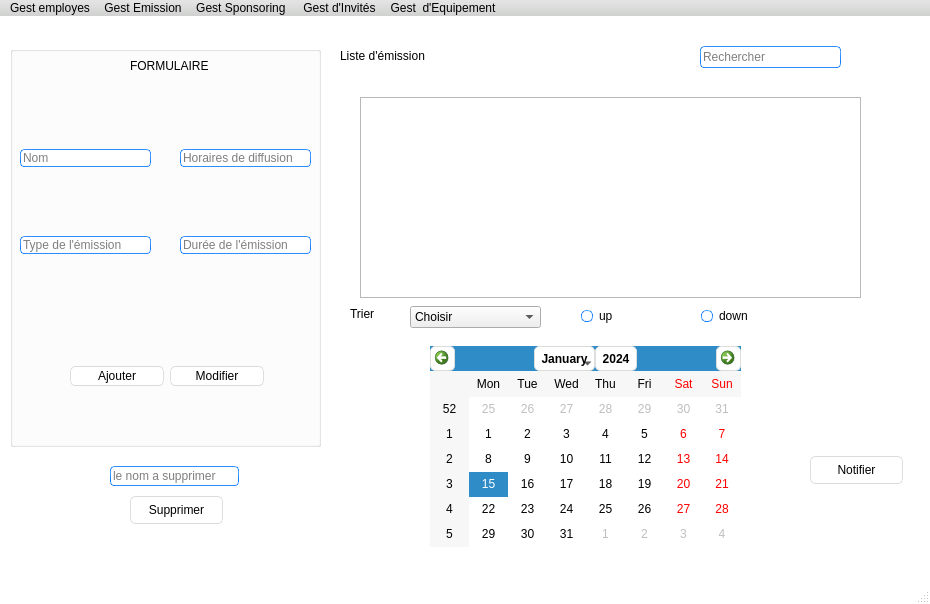
<?xml version="1.0" encoding="UTF-8"?>
<ui version="4.0">
 <class>MainWindow</class>
 <widget class="QMainWindow" name="MainWindow">
  <property name="geometry">
   <rect>
    <x>0</x>
    <y>0</y>
    <width>930</width>
    <height>604</height>
   </rect>
  </property>
  <property name="windowTitle">
   <string>SoundUP</string>
  </property>
  <property name="styleSheet">
   <string notr="true">QMainWindow {
	background-color:#ffffff;
}
QTextEdit {
	border-width: 1px;
	border-style: solid;
	border-color: qlineargradient(spread:pad, x1:0.5, y1:1, x2:0.5, y2:0, stop:0 rgba(0, 113, 255, 255), stop:1 rgba(91, 171, 252, 255));
}
QPlainTextEdit {
	border-width: 1px;
	border-style: solid;
	border-color: qlineargradient(spread:pad, x1:0.5, y1:1, x2:0.5, y2:0, stop:0 rgba(0, 113, 255, 255), stop:1 rgba(91, 171, 252, 255));
}
QToolButton {
	border-style: solid;
	border-top-color: qlineargradient(spread:pad, x1:0.5, y1:1, x2:0.5, y2:0, stop:0 rgb(215, 215, 215), stop:1 rgb(222, 222, 222));
	border-right-color: qlineargradient(spread:pad, x1:0, y1:0.5, x2:1, y2:0.5, stop:0 rgb(217, 217, 217), stop:1 rgb(227, 227, 227));
	border-left-color: qlineargradient(spread:pad, x1:0, y1:0.5, x2:1, y2:0.5, stop:0 rgb(227, 227, 227), stop:1 rgb(217, 217, 217));
	border-bottom-color: qlineargradient(spread:pad, x1:0.5, y1:1, x2:0.5, y2:0, stop:0 rgb(215, 215, 215), stop:1 rgb(222, 222, 222));
	border-width: 1px;
	border-radius: 5px;
	color: rgb(0,0,0);
	padding: 2px;
	background-color: rgb(255,255,255);
}
QToolButton:hover{
	border-style: solid;
	border-top-color: qlineargradient(spread:pad, x1:0.5, y1:1, x2:0.5, y2:0, stop:0 rgb(195, 195, 195), stop:1 rgb(222, 222, 222));
	border-right-color: qlineargradient(spread:pad, x1:0, y1:0.5, x2:1, y2:0.5, stop:0 rgb(197, 197, 197), stop:1 rgb(227, 227, 227));
	border-left-color: qlineargradient(spread:pad, x1:0, y1:0.5, x2:1, y2:0.5, stop:0 rgb(227, 227, 227), stop:1 rgb(197, 197, 197));
	border-bottom-color: qlineargradient(spread:pad, x1:0.5, y1:1, x2:0.5, y2:0, stop:0 rgb(195, 195, 195), stop:1 rgb(222, 222, 222));
	border-width: 1px;
	border-radius: 5px;
	color: rgb(0,0,0);
	padding: 2px;
	background-color: rgb(255,255,255);
}
QToolButton:pressed{
	border-style: solid;
	border-top-color: qlineargradient(spread:pad, x1:0.5, y1:1, x2:0.5, y2:0, stop:0 rgb(215, 215, 215), stop:1 rgb(222, 222, 222));
	border-right-color: qlineargradient(spread:pad, x1:0, y1:0.5, x2:1, y2:0.5, stop:0 rgb(217, 217, 217), stop:1 rgb(227, 227, 227));
	border-left-color: qlineargradient(spread:pad, x1:0, y1:0.5, x2:1, y2:0.5, stop:0 rgb(227, 227, 227), stop:1 rgb(217, 217, 217));
	border-bottom-color: qlineargradient(spread:pad, x1:0.5, y1:1, x2:0.5, y2:0, stop:0 rgb(215, 215, 215), stop:1 rgb(222, 222, 222));
	border-width: 1px;
	border-radius: 5px;
	color: rgb(0,0,0);
	padding: 2px;
	background-color: rgb(142,142,142);
}
QPushButton{
	border-style: solid;
	border-top-color: qlineargradient(spread:pad, x1:0.5, y1:1, x2:0.5, y2:0, stop:0 rgb(215, 215, 215), stop:1 rgb(222, 222, 222));
	border-right-color: qlineargradient(spread:pad, x1:0, y1:0.5, x2:1, y2:0.5, stop:0 rgb(217, 217, 217), stop:1 rgb(227, 227, 227));
	border-left-color: qlineargradient(spread:pad, x1:0, y1:0.5, x2:1, y2:0.5, stop:0 rgb(227, 227, 227), stop:1 rgb(217, 217, 217));
	border-bottom-color: qlineargradient(spread:pad, x1:0.5, y1:1, x2:0.5, y2:0, stop:0 rgb(215, 215, 215), stop:1 rgb(222, 222, 222));
	border-width: 1px;
	border-radius: 5px;
	color: rgb(0,0,0);
	padding: 2px;
	background-color: rgb(255,255,255);
}
QPushButton::default{
	border-style: solid;
	border-top-color: qlineargradient(spread:pad, x1:0.5, y1:1, x2:0.5, y2:0, stop:0 rgb(215, 215, 215), stop:1 rgb(222, 222, 222));
	border-right-color: qlineargradient(spread:pad, x1:0, y1:0.5, x2:1, y2:0.5, stop:0 rgb(217, 217, 217), stop:1 rgb(227, 227, 227));
	border-left-color: qlineargradient(spread:pad, x1:0, y1:0.5, x2:1, y2:0.5, stop:0 rgb(227, 227, 227), stop:1 rgb(217, 217, 217));
	border-bottom-color: qlineargradient(spread:pad, x1:0.5, y1:1, x2:0.5, y2:0, stop:0 rgb(215, 215, 215), stop:1 rgb(222, 222, 222));
	border-width: 1px;
	border-radius: 5px;
	color: rgb(0,0,0);
	padding: 2px;
	background-color: rgb(255,255,255);
}
QPushButton:hover{
	border-style: solid;
	border-top-color: qlineargradient(spread:pad, x1:0.5, y1:1, x2:0.5, y2:0, stop:0 rgb(195, 195, 195), stop:1 rgb(222, 222, 222));
	border-right-color: qlineargradient(spread:pad, x1:0, y1:0.5, x2:1, y2:0.5, stop:0 rgb(197, 197, 197), stop:1 rgb(227, 227, 227));
	border-left-color: qlineargradient(spread:pad, x1:0, y1:0.5, x2:1, y2:0.5, stop:0 rgb(227, 227, 227), stop:1 rgb(197, 197, 197));
	border-bottom-color: qlineargradient(spread:pad, x1:0.5, y1:1, x2:0.5, y2:0, stop:0 rgb(195, 195, 195), stop:1 rgb(222, 222, 222));
	border-width: 1px;
	border-radius: 5px;
	color: rgb(0,0,0);
	padding: 2px;
	background-color: rgb(255,255,255);
}
QPushButton:pressed{
	border-style: solid;
	border-top-color: qlineargradient(spread:pad, x1:0.5, y1:1, x2:0.5, y2:0, stop:0 rgb(215, 215, 215), stop:1 rgb(222, 222, 222));
	border-right-color: qlineargradient(spread:pad, x1:0, y1:0.5, x2:1, y2:0.5, stop:0 rgb(217, 217, 217), stop:1 rgb(227, 227, 227));
	border-left-color: qlineargradient(spread:pad, x1:0, y1:0.5, x2:1, y2:0.5, stop:0 rgb(227, 227, 227), stop:1 rgb(217, 217, 217));
	border-bottom-color: qlineargradient(spread:pad, x1:0.5, y1:1, x2:0.5, y2:0, stop:0 rgb(215, 215, 215), stop:1 rgb(222, 222, 222));
	border-width: 1px;
	border-radius: 5px;
	color: rgb(0,0,0);
	padding: 2px;
	background-color: rgb(142,142,142);
}
QPushButton:disabled{
	border-style: solid;
	border-top-color: qlineargradient(spread:pad, x1:0.5, y1:1, x2:0.5, y2:0, stop:0 rgb(215, 215, 215), stop:1 rgb(222, 222, 222));
	border-right-color: qlineargradient(spread:pad, x1:0, y1:0.5, x2:1, y2:0.5, stop:0 rgb(217, 217, 217), stop:1 rgb(227, 227, 227));
	border-left-color: qlineargradient(spread:pad, x1:0, y1:0.5, x2:1, y2:0.5, stop:0 rgb(227, 227, 227), stop:1 rgb(217, 217, 217));
	border-bottom-color: qlineargradient(spread:pad, x1:0.5, y1:1, x2:0.5, y2:0, stop:0 rgb(215, 215, 215), stop:1 rgb(222, 222, 222));
	border-width: 1px;
	border-radius: 5px;
	color: #808086;
	padding: 2px;
	background-color: rgb(142,142,142);
}
QLineEdit {
	border-width: 1px; border-radius: 4px;
	border-style: solid;
	border-color: qlineargradient(spread:pad, x1:0.5, y1:1, x2:0.5, y2:0, stop:0 rgba(0, 113, 255, 255), stop:1 rgba(91, 171, 252, 255));
}
QLabel {
	color: #000000;
}
QLCDNumber {
	color: rgb(0, 113, 255, 255);
}
QProgressBar {
	text-align: center;
	color: rgb(240, 240, 240);
	border-width: 1px; 
	border-radius: 10px;
	border-color: rgb(230, 230, 230);
	border-style: solid;
	background-color:rgb(207,207,207);
}
QProgressBar::chunk {
	background-color: qlineargradient(spread:pad, x1:0.5, y1:1, x2:0.5, y2:0, stop:0 rgba(49, 147, 250, 255), stop:1 rgba(34, 142, 255, 255));
	border-radius: 10px;
}
QMenuBar {
	background-color: qlineargradient(spread:pad, x1:0.5, y1:1, x2:0.5, y2:0, stop:0 rgba(207, 209, 207, 255), stop:1 rgba(230, 229, 230, 255));
}
QMenuBar::item {
	color: #000000;
  	spacing: 3px;
  	padding: 1px 4px;
	background-color: qlineargradient(spread:pad, x1:0.5, y1:1, x2:0.5, y2:0, stop:0 rgba(207, 209, 207, 255), stop:1 rgba(230, 229, 230, 255));
}

QMenuBar::item:selected {
  	background-color: qlineargradient(spread:pad, x1:0.5, y1:1, x2:0.5, y2:0, stop:0 rgba(0, 113, 255, 255), stop:1 rgba(91, 171, 252, 255));
	color: #FFFFFF;
}
QMenu::item:selected {
	border-style: solid;
	border-top-color: transparent;
	border-right-color: transparent;
	border-left-color: qlineargradient(spread:pad, x1:0.5, y1:1, x2:0.5, y2:0, stop:0 rgba(0, 113, 255, 255), stop:1 rgba(91, 171, 252, 255));
	border-bottom-color: transparent;
	border-left-width: 2px;
	color: #000000;
	padding-left:15px;
	padding-top:4px;
	padding-bottom:4px;
	padding-right:7px;
}
QMenu::item {
	border-style: solid;
	border-top-color: transparent;
	border-right-color: transparent;
	border-left-color: transparent;
	border-bottom-color: transparent;
	border-bottom-width: 1px;
	color: #000000;
	padding-left:17px;
	padding-top:4px;
	padding-bottom:4px;
	padding-right:7px;
}
QTabWidget {
	color:rgb(0,0,0);
	background-color:#000000;
}
QTabWidget::pane {
		border-color: rgb(223,223,223);
		background-color:rgb(226,226,226);
		border-style: solid;
		border-width: 2px;
    	border-radius: 6px;
}
QTabBar::tab:first {
	border-style: solid;
	border-left-width:1px;
	border-right-width:0px;
	border-top-width:1px;
	border-bottom-width:1px;
	border-top-color: rgb(209,209,209);
	border-left-color: qlineargradient(spread:pad, x1:0.5, y1:1, x2:0.5, y2:0, stop:0 rgba(209, 209, 209, 209), stop:1 rgba(229, 229, 229, 229));
	border-bottom-color: rgb(229,229,229);
	border-top-left-radius: 4px;
	border-bottom-left-radius: 4px;
	color: #000000;
	padding: 3px;
	margin-left:0px;
	background-color: qlineargradient(spread:pad, x1:0.5, y1:1, x2:0.5, y2:0, stop:0 rgba(247, 247, 247, 255), stop:1 rgba(255, 255, 255, 255));
}
QTabBar::tab:last {
	border-style: solid;
	border-width:1px;
	border-top-color: rgb(209,209,209);
	border-left-color: qlineargradient(spread:pad, x1:0.5, y1:1, x2:0.5, y2:0, stop:0 rgba(209, 209, 209, 209), stop:1 rgba(229, 229, 229, 229));
	border-right-color: qlineargradient(spread:pad, x1:0.5, y1:1, x2:0.5, y2:0, stop:0 rgba(209, 209, 209, 209), stop:1 rgba(229, 229, 229, 229));
	border-bottom-color: rgb(229,229,229);
	border-top-right-radius: 4px;
	border-bottom-right-radius: 4px;
	color: #000000;
	padding: 3px;
	margin-left:0px;
	background-color: qlineargradient(spread:pad, x1:0.5, y1:1, x2:0.5, y2:0, stop:0 rgba(247, 247, 247, 255), stop:1 rgba(255, 255, 255, 255));
}
QTabBar::tab {
	border-style: solid;
	border-top-width:1px;
	border-bottom-width:1px;
	border-left-width:1px;
	border-top-color: rgb(209,209,209);
	border-left-color: qlineargradient(spread:pad, x1:0.5, y1:1, x2:0.5, y2:0, stop:0 rgba(209, 209, 209, 209), stop:1 rgba(229, 229, 229, 229));
	border-bottom-color: rgb(229,229,229);
	color: #000000;
	padding: 3px;
	margin-left:0px;
	background-color: qlineargradient(spread:pad, x1:0.5, y1:1, x2:0.5, y2:0, stop:0 rgba(247, 247, 247, 255), stop:1 rgba(255, 255, 255, 255));
}
QTabBar::tab:selected, QTabBar::tab:last:selected, QTabBar::tab:hover {
  	border-style: solid;
  	border-left-width:1px;
	border-right-color: transparent;
	border-top-color: rgb(209,209,209);
	border-left-color: qlineargradient(spread:pad, x1:0.5, y1:1, x2:0.5, y2:0, stop:0 rgba(209, 209, 209, 209), stop:1 rgba(229, 229, 229, 229));
	border-bottom-color: rgb(229,229,229);
	color: #FFFFFF;
	padding: 3px;
	margin-left:0px;
	background-color: qlineargradient(spread:pad, x1:0.5, y1:1, x2:0.5, y2:0, stop:0 rgba(0, 113, 255, 255), stop:1 rgba(91, 171, 252, 255));
}

QTabBar::tab:selected, QTabBar::tab:first:selected, QTabBar::tab:hover {
  	border-style: solid;
  	border-left-width:1px;
  	border-bottom-width:1px;
  	border-top-width:1px;
	border-right-color: transparent;
	border-top-color: rgb(209,209,209);
	border-left-color: qlineargradient(spread:pad, x1:0.5, y1:1, x2:0.5, y2:0, stop:0 rgba(209, 209, 209, 209), stop:1 rgba(229, 229, 229, 229));
	border-bottom-color: rgb(229,229,229);
	color: #FFFFFF;
	padding: 3px;
	margin-left:0px;
	background-color: qlineargradient(spread:pad, x1:0.5, y1:1, x2:0.5, y2:0, stop:0 rgba(0, 113, 255, 255), stop:1 rgba(91, 171, 252, 255));
}

QCheckBox {
	color: #000000;
	padding: 2px;
}
QCheckBox:disabled {
	color: #808086;
	padding: 2px;
}

QCheckBox:hover {
	border-radius:4px;
	border-style:solid;
	padding-left: 1px;
	padding-right: 1px;
	padding-bottom: 1px;
	padding-top: 1px;
	border-width:1px;
	border-color: transparent;
}
QCheckBox::indicator:checked {

	height: 10px;
	width: 10px;
	border-style:solid;
	border-width: 1px;
	border-color: qlineargradient(spread:pad, x1:0.5, y1:1, x2:0.5, y2:0, stop:0 rgba(0, 113, 255, 255), stop:1 rgba(91, 171, 252, 255));
	color: #000000;
	background-color: qlineargradient(spread:pad, x1:0.5, y1:1, x2:0.5, y2:0, stop:0 rgba(0, 113, 255, 255), stop:1 rgba(91, 171, 252, 255));
}
QCheckBox::indicator:unchecked {

	height: 10px;
	width: 10px;
	border-style:solid;
	border-width: 1px;
	border-color: qlineargradient(spread:pad, x1:0.5, y1:1, x2:0.5, y2:0, stop:0 rgba(0, 113, 255, 255), stop:1 rgba(91, 171, 252, 255));
	color: #000000;
}
QRadioButton {
	color: 000000;
	padding: 1px;
}
QRadioButton::indicator:checked {
	height: 10px;
	width: 10px;
	border-style:solid;
	border-radius:5px;
	border-width: 1px;
	border-color: qlineargradient(spread:pad, x1:0.5, y1:1, x2:0.5, y2:0, stop:0 rgba(0, 113, 255, 255), stop:1 rgba(91, 171, 252, 255));
	color: #a9b7c6;
	background-color: qlineargradient(spread:pad, x1:0.5, y1:1, x2:0.5, y2:0, stop:0 rgba(0, 113, 255, 255), stop:1 rgba(91, 171, 252, 255));
}
QRadioButton::indicator:!checked {
	height: 10px;
	width: 10px;
	border-style:solid;
	border-radius:5px;
	border-width: 1px;
	border-color: qlineargradient(spread:pad, x1:0.5, y1:1, x2:0.5, y2:0, stop:0 rgba(0, 113, 255, 255), stop:1 rgba(91, 171, 252, 255));
	color: #a9b7c6;
	background-color: transparent;
}
QStatusBar {
	color:#027f7f;
}
QSpinBox {
	border-style: solid;
	border-width: 1px;
	border-color: qlineargradient(spread:pad, x1:0.5, y1:1, x2:0.5, y2:0, stop:0 rgba(0, 113, 255, 255), stop:1 rgba(91, 171, 252, 255));
}
QDoubleSpinBox {
	border-style: solid;
	border-width: 1px;
	border-color: qlineargradient(spread:pad, x1:0.5, y1:1, x2:0.5, y2:0, stop:0 rgba(0, 113, 255, 255), stop:1 rgba(91, 171, 252, 255));
}
QTimeEdit {
	border-style: solid;
	border-width: 1px;
	border-color: qlineargradient(spread:pad, x1:0.5, y1:1, x2:0.5, y2:0, stop:0 rgba(0, 113, 255, 255), stop:1 rgba(91, 171, 252, 255));
}
QDateTimeEdit {
	border-style: solid;
	border-width: 1px;
	border-color: qlineargradient(spread:pad, x1:0.5, y1:1, x2:0.5, y2:0, stop:0 rgba(0, 113, 255, 255), stop:1 rgba(91, 171, 252, 255));
}
QDateEdit {
	border-style: solid;
	border-width: 1px;
	border-color: qlineargradient(spread:pad, x1:0.5, y1:1, x2:0.5, y2:0, stop:0 rgba(0, 113, 255, 255), stop:1 rgba(91, 171, 252, 255));
}

QToolBox {
	color: #a9b7c6;
	background-color:#000000;
}
QToolBox::tab {
	color: #a9b7c6;
	background-color:#000000;
}
QToolBox::tab:selected {
	color: #FFFFFF;
	background-color:#000000;
}
QScrollArea {
	color: #FFFFFF;
	background-color:#000000;
}
QSlider::groove:horizontal {
	height: 5px;
	background-color: qlineargradient(spread:pad, x1:0.5, y1:1, x2:0.5, y2:0, stop:0 rgba(49, 147, 250, 255), stop:1 rgba(34, 142, 255, 255));
}
QSlider::groove:vertical {
	width: 5px;
	background-color: qlineargradient(spread:pad, x1:0.5, y1:1, x2:0.5, y2:0, stop:0 rgba(49, 147, 250, 255), stop:1 rgba(34, 142, 255, 255));
}
QSlider::handle:horizontal {
	background: rgb(253,253,253);
	border-style: solid;
	border-width: 1px;
	border-color: rgb(207,207,207);
	width: 12px;
	margin: -5px 0;
	border-radius: 7px;
}
QSlider::handle:vertical {
	background: rgb(253,253,253);
	border-style: solid;
	border-width: 1px;
	border-color: rgb(207,207,207);
	height: 12px;
	margin: 0 -5px;
	border-radius: 7px;
}
QSlider::add-page:horizontal {
    background: rgb(181,181,181);
}
QSlider::add-page:vertical {
    background: rgb(181,181,181);
}
QSlider::sub-page:horizontal {
    background-color: qlineargradient(spread:pad, x1:0.5, y1:1, x2:0.5, y2:0, stop:0 rgba(49, 147, 250, 255), stop:1 rgba(34, 142, 255, 255));
}
QSlider::sub-page:vertical {
    background-color: qlineargradient(spread:pad, y1:0.5, x1:1, y2:0.5, x2:0, stop:0 rgba(49, 147, 250, 255), stop:1 rgba(34, 142, 255, 255));
}
QScrollBar:horizontal {
	max-height: 20px;
	border: 1px transparent grey;
	margin: 0px 20px 0px 20px;
}
QScrollBar:vertical {
	max-width: 20px;
	border: 1px transparent grey;
	margin: 20px 0px 20px 0px;
}
QScrollBar::handle:horizontal {
	background: rgb(253,253,253);
	border-style: solid;
	border-width: 1px;
	border-color: rgb(207,207,207);
	border-radius: 7px;
	min-width: 25px;
}
QScrollBar::handle:horizontal:hover {
	background: rgb(253,253,253);
	border-style: solid;
	border-width: 1px;
	border-color: rgb(147, 200, 200);
	border-radius: 7px;
	min-width: 25px;
}
QScrollBar::handle:vertical {
	background: rgb(253,253,253);
	border-style: solid;
	border-width: 1px;
	border-color: rgb(207,207,207);
	border-radius: 7px;
	min-height: 25px;
}
QScrollBar::handle:vertical:hover {
	background: rgb(253,253,253);
	border-style: solid;
	border-width: 1px;
	border-color: rgb(147, 200, 200);
	border-radius: 7px;
	min-height: 25px;
}
QScrollBar::add-line:horizontal {
   border: 2px transparent grey;
   border-top-right-radius: 7px;
   border-bottom-right-radius: 7px;
   background: rgba(34, 142, 255, 255);
   width: 20px;
   subcontrol-position: right;
   subcontrol-origin: margin;
}
QScrollBar::add-line:horizontal:pressed {
   border: 2px transparent grey;
   border-top-right-radius: 7px;
   border-bottom-right-radius: 7px;
   background: rgb(181,181,181);
   width: 20px;
   subcontrol-position: right;
   subcontrol-origin: margin;
}
QScrollBar::add-line:vertical {
   border: 2px transparent grey;
   border-bottom-left-radius: 7px;
   border-bottom-right-radius: 7px;
   background: rgba(34, 142, 255, 255);
   height: 20px;
   subcontrol-position: bottom;
   subcontrol-origin: margin;
}
QScrollBar::add-line:vertical:pressed {
   border: 2px transparent grey;
   border-bottom-left-radius: 7px;
   border-bottom-right-radius: 7px;
   background: rgb(181,181,181);
   height: 20px;
   subcontrol-position: bottom;
   subcontrol-origin: margin;
}
QScrollBar::sub-line:horizontal {
   border: 2px transparent grey;
   border-top-left-radius: 7px;
   border-bottom-left-radius: 7px;
   background: rgba(34, 142, 255, 255);
   width: 20px;
   subcontrol-position: left;
   subcontrol-origin: margin;
}
QScrollBar::sub-line:horizontal:pressed {
   border: 2px transparent grey;
   border-top-left-radius: 7px;
   border-bottom-left-radius: 7px;
   background: rgb(181,181,181);
   width: 20px;
   subcontrol-position: left;
   subcontrol-origin: margin;
}
QScrollBar::sub-line:vertical {
   border: 2px transparent grey;
   border-top-left-radius: 7px;
   border-top-right-radius: 7px;
   background: rgba(34, 142, 255, 255);
   height: 20px;
   subcontrol-position: top;
   subcontrol-origin: margin;
}
QScrollBar::sub-line:vertical:pressed {
   border: 2px transparent grey;
   border-top-left-radius: 7px;
   border-top-right-radius: 7px;
   background: rgb(181,181,181);
   height: 20px;
   subcontrol-position: top;
   subcontrol-origin: margin;
}
QScrollBar::left-arrow:horizontal {
   border: 1px transparent grey;
   border-top-left-radius: 3px;
   border-bottom-left-radius: 3px;
   width: 6px;
   height: 6px;
   background: white;
}
QScrollBar::right-arrow:horizontal {
   border: 1px transparent grey;
   border-top-right-radius: 3px;
   border-bottom-right-radius: 3px;
   width: 6px;
   height: 6px;
   background: white;
}
QScrollBar::up-arrow:vertical {
   border: 1px transparent grey;
   border-top-left-radius: 3px;
   border-top-right-radius: 3px;
   width: 6px;
   height: 6px;
   background: white;
}
QScrollBar::down-arrow:vertical {
   border: 1px transparent grey;
   border-bottom-left-radius: 3px;
   border-bottom-right-radius: 3px;
   width: 6px;
   height: 6px;
   background: white;
}
QScrollBar::add-page:horizontal, QScrollBar::sub-page:horizontal {
   background: none;
}
QScrollBar::add-page:vertical, QScrollBar::sub-page:vertical {
   background: none;
}</string>
  </property>
  <widget class="QWidget" name="centralwidget">
   <widget class="QGroupBox" name="groupBox">
    <property name="geometry">
     <rect>
      <x>10</x>
      <y>30</y>
      <width>311</width>
      <height>401</height>
     </rect>
    </property>
    <property name="title">
     <string/>
    </property>
    <widget class="QWidget" name="verticalLayoutWidget">
     <property name="geometry">
      <rect>
       <x>10</x>
       <y>40</y>
       <width>131</width>
       <height>231</height>
      </rect>
     </property>
     <layout class="QVBoxLayout" name="verticalLayout">
      <item>
       <widget class="QLineEdit" name="le_nom">
        <property name="placeholderText">
         <string>Nom</string>
        </property>
       </widget>
      </item>
      <item>
       <widget class="QLineEdit" name="le_type">
        <property name="placeholderText">
         <string>Type de l'émission</string>
        </property>
       </widget>
      </item>
     </layout>
    </widget>
    <widget class="QWidget" name="verticalLayoutWidget_2">
     <property name="geometry">
      <rect>
       <x>170</x>
       <y>40</y>
       <width>131</width>
       <height>231</height>
      </rect>
     </property>
     <layout class="QVBoxLayout" name="verticalLayout_2">
      <item>
       <widget class="QLineEdit" name="le_horaire">
        <property name="placeholderText">
         <string>Horaires de diffusion</string>
        </property>
       </widget>
      </item>
      <item>
       <widget class="QLineEdit" name="le_duree">
        <property name="placeholderText">
         <string>Durée de l'émission </string>
        </property>
       </widget>
      </item>
     </layout>
    </widget>
    <widget class="QWidget" name="horizontalLayoutWidget">
     <property name="geometry">
      <rect>
       <x>60</x>
       <y>290</y>
       <width>194</width>
       <height>80</height>
      </rect>
     </property>
     <layout class="QHBoxLayout" name="horizontalLayout">
      <item>
       <widget class="QPushButton" name="pb_ajouter">
        <property name="text">
         <string>Ajouter</string>
        </property>
       </widget>
      </item>
      <item>
       <widget class="QPushButton" name="bt_modif">
        <property name="text">
         <string>Modifier</string>
        </property>
       </widget>
      </item>
     </layout>
    </widget>
    <widget class="QLabel" name="label_15">
     <property name="geometry">
      <rect>
       <x>120</x>
       <y>10</y>
       <width>81</width>
       <height>20</height>
      </rect>
     </property>
     <property name="text">
      <string>FORMULAIRE</string>
     </property>
    </widget>
   </widget>
   <widget class="QLabel" name="label_13">
    <property name="geometry">
     <rect>
      <x>340</x>
      <y>30</y>
      <width>171</width>
      <height>20</height>
     </rect>
    </property>
    <property name="text">
     <string>Liste d'émission</string>
    </property>
   </widget>
   <widget class="QComboBox" name="comboBox">
    <property name="geometry">
     <rect>
      <x>410</x>
      <y>290</y>
      <width>131</width>
      <height>22</height>
     </rect>
    </property>
    <item>
     <property name="text">
      <string>Choisir</string>
     </property>
    </item>
    <item>
     <property name="text">
      <string>Par Nom</string>
     </property>
    </item>
    <item>
     <property name="text">
      <string>Par Type</string>
     </property>
    </item>
    <item>
     <property name="text">
      <string>Par Horaire</string>
     </property>
    </item>
    <item>
     <property name="text">
      <string>Par Duree</string>
     </property>
    </item>
   </widget>
   <widget class="QLabel" name="label_14">
    <property name="geometry">
     <rect>
      <x>350</x>
      <y>290</y>
      <width>51</width>
      <height>16</height>
     </rect>
    </property>
    <property name="text">
     <string>Trier</string>
    </property>
   </widget>
   <widget class="QLineEdit" name="rech">
    <property name="geometry">
     <rect>
      <x>700</x>
      <y>30</y>
      <width>141</width>
      <height>22</height>
     </rect>
    </property>
    <property name="placeholderText">
     <string>Rechercher</string>
    </property>
   </widget>
   <widget class="QPushButton" name="pb_supp">
    <property name="geometry">
     <rect>
      <x>130</x>
      <y>480</y>
      <width>93</width>
      <height>28</height>
     </rect>
    </property>
    <property name="text">
     <string>Supprimer</string>
    </property>
   </widget>
   <widget class="QCalendarWidget" name="calendarWidget">
    <property name="geometry">
     <rect>
      <x>-120</x>
      <y>750</y>
      <width>304</width>
      <height>218</height>
     </rect>
    </property>
   </widget>
   <widget class="QCalendarWidget" name="calendarWidget_2">
    <property name="geometry">
     <rect>
      <x>430</x>
      <y>330</y>
      <width>311</width>
      <height>201</height>
     </rect>
    </property>
    <property name="styleSheet">
     <string notr="true">color:{
border-color: rgb(85, 170, 255);
}</string>
    </property>
   </widget>
   <widget class="QLabel" name="label_7">
    <property name="geometry">
     <rect>
      <x>830</x>
      <y>380</y>
      <width>51</width>
      <height>51</height>
     </rect>
    </property>
    <property name="styleSheet">
     <string notr="true">border-image: url(:/notif icon/notification.png);</string>
    </property>
    <property name="text">
     <string/>
    </property>
   </widget>
   <widget class="QPushButton" name="pushButton_4">
    <property name="geometry">
     <rect>
      <x>810</x>
      <y>440</y>
      <width>93</width>
      <height>28</height>
     </rect>
    </property>
    <property name="text">
     <string>Notifier</string>
    </property>
   </widget>
   <widget class="QTableView" name="tab_emi">
    <property name="geometry">
     <rect>
      <x>360</x>
      <y>81</y>
      <width>501</width>
      <height>201</height>
     </rect>
    </property>
   </widget>
   <widget class="QLineEdit" name="le_nomsupp">
    <property name="geometry">
     <rect>
      <x>110</x>
      <y>450</y>
      <width>129</width>
      <height>20</height>
     </rect>
    </property>
    <property name="placeholderText">
     <string>le nom a supprimer</string>
    </property>
   </widget>
   <widget class="QRadioButton" name="radioButton">
    <property name="geometry">
     <rect>
      <x>580</x>
      <y>290</y>
      <width>97</width>
      <height>20</height>
     </rect>
    </property>
    <property name="text">
     <string>up</string>
    </property>
   </widget>
   <widget class="QRadioButton" name="radioButton_2">
    <property name="geometry">
     <rect>
      <x>700</x>
      <y>290</y>
      <width>97</width>
      <height>20</height>
     </rect>
    </property>
    <property name="text">
     <string>down</string>
    </property>
   </widget>
  </widget>
  <widget class="QMenuBar" name="menubar">
   <property name="geometry">
    <rect>
     <x>0</x>
     <y>0</y>
     <width>930</width>
     <height>23</height>
    </rect>
   </property>
   <property name="nativeMenuBar">
    <bool>true</bool>
   </property>
   <widget class="QMenu" name="menuGest_employes">
    <property name="title">
     <string>Gest employes</string>
    </property>
   </widget>
   <widget class="QMenu" name="menuGest_Emission">
    <property name="title">
     <string>Gest Emission</string>
    </property>
   </widget>
   <widget class="QMenu" name="menuGest_Sponsoring">
    <property name="title">
     <string>Gest Sponsoring </string>
    </property>
   </widget>
   <widget class="QMenu" name="menuGest_d_Invit_s">
    <property name="title">
     <string>Gest d'Invités</string>
    </property>
   </widget>
   <widget class="QMenu" name="menuGest_d_Equipement">
    <property name="title">
     <string>Gest  d'Equipement</string>
    </property>
   </widget>
   <addaction name="menuGest_employes"/>
   <addaction name="menuGest_Emission"/>
   <addaction name="menuGest_Sponsoring"/>
   <addaction name="menuGest_d_Invit_s"/>
   <addaction name="menuGest_d_Equipement"/>
  </widget>
  <widget class="QStatusBar" name="statusbar"/>
 </widget>
 <resources/>
 <connections/>
</ui>
